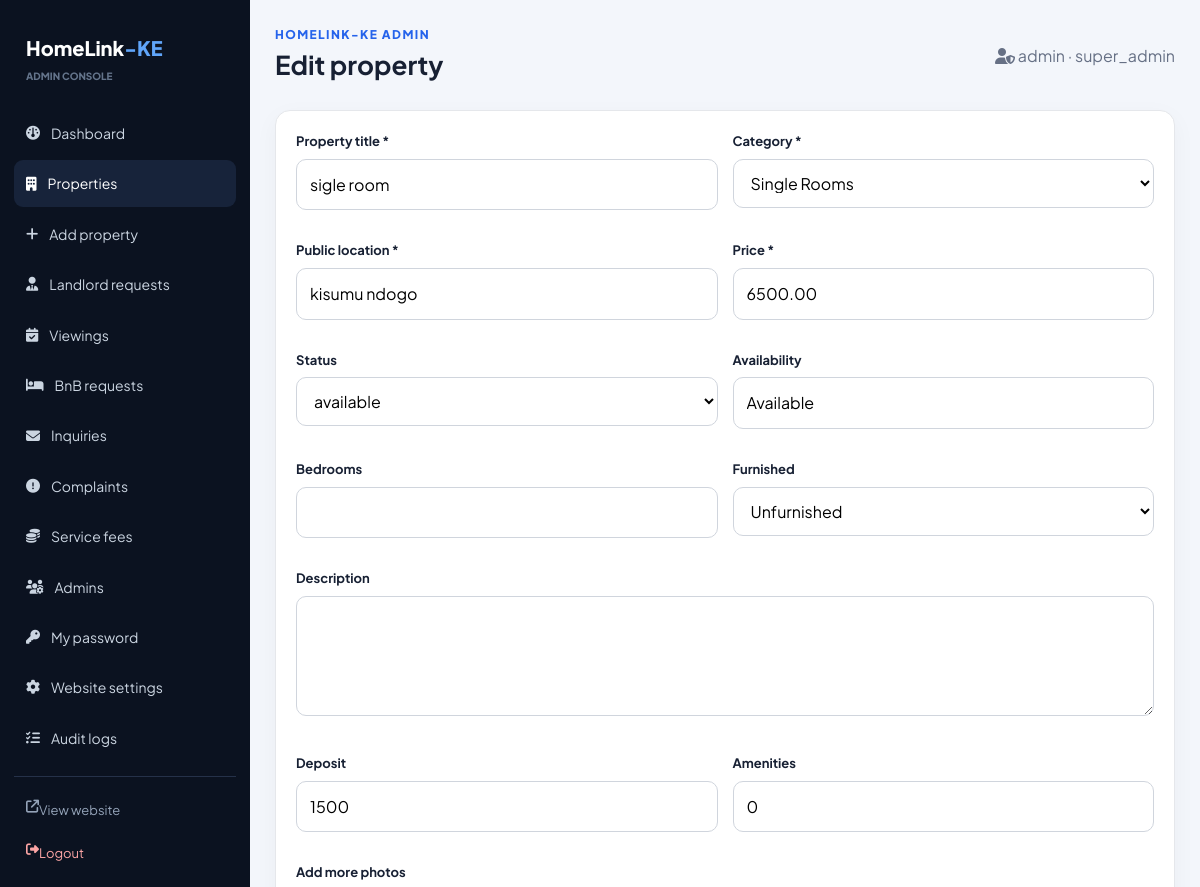
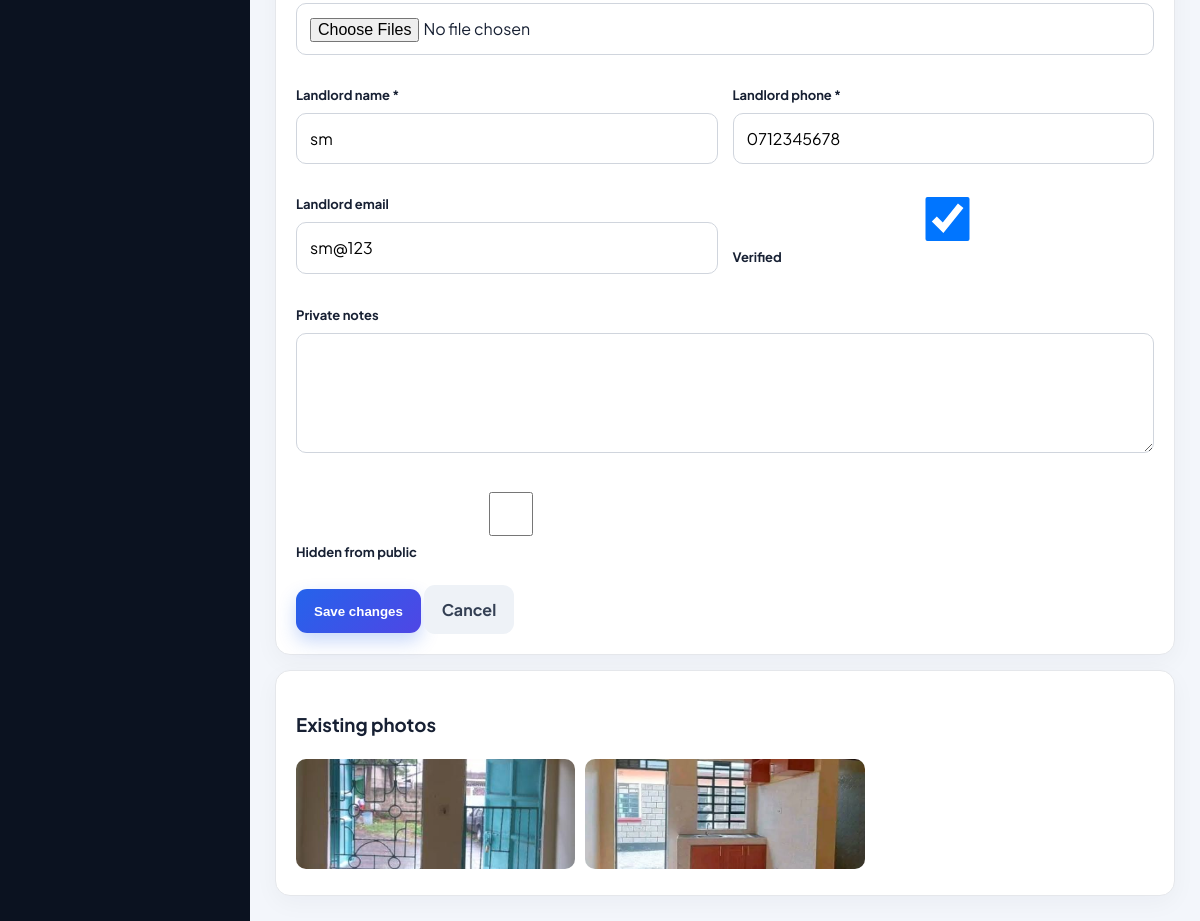
Screenshot of /HomeLink-KE/admin/edit-property.php?id=11 (signed in) with the database file from the repository (2 pictures, top to bottom).
### tables this page shows
CREATE TABLE `properties` (
  `id` int(11) NOT NULL,
  `title` varchar(255) NOT NULL,
  `location` varchar(255) NOT NULL,
  `price` decimal(10,2) NOT NULL,
  `status` enum('available','rented','sold') DEFAULT 'available',
  `description` text DEFAULT NULL,
  `image_url` varchar(255) DEFAULT NULL,
  `created_at` timestamp NOT NULL DEFAULT current_timestamp(),
  `deposit_info` varchar(255) DEFAULT NULL,
  `bedrooms` int(11) DEFAULT NULL,
  `furnished_status` enum('Furnished','Unfurnished','Semi-Furnished') DEFAULT 'Unfurnished',
  `amenities` text DEFAULT NULL,
  `category` varchar(100) DEFAULT NULL,
  `is_verified` tinyint(1) DEFAULT 0,
  `is_hidden` tinyint(1) DEFAULT 0,
  `landlord_name` varchar(255) DEFAULT NULL,
  `landlord_phone` varchar(50) DEFAULT NULL,
  `landlord_email` varchar(255) DEFAULT NULL,
  `landlord_notes` text DEFAULT NULL,
  `video_path` varchar(255) DEFAULT NULL,
  `availability` varchar(50) NOT NULL DEFAULT 'Available',
  `updated_at` timestamp NOT NULL DEFAULT current_timestamp() ON UPDATE current_timestamp()
);

CREATE TABLE `property_photos` (
  `id` int(11) NOT NULL,
  `property_id` int(11) NOT NULL,
  `photo_path` varchar(255) NOT NULL
);

### HomeLink-KE/includes/functions.php (called while the page is built, shortened)
<?php
require_once __DIR__ . '/auth.php';
function e(?string $value): string {
    return htmlspecialchars((string)$value, ENT_QUOTES, 'UTF-8');
}
function assetUrl(string $path): string {
    $path = trim(str_replace('\\', '/', $path));
    $path = preg_replace('~^\.\./+~', '', $path);
    $path = ltrim($path, '/');
    return appBaseUrl() . '/' . $path;
}
function getProperty(mysqli $conn, int $id): ?array {
    $stmt = $conn->prepare('SELECT * FROM properties WHERE id=? LIMIT 1');
    $stmt->bind_param('i', $id);
    $stmt->execute();
    $r = $stmt->get_result()->fetch_assoc();
    return $r ?: null;
}
function getPropertyPhotos(mysqli $conn, int $id): array {
    $a = [];
    $stmt = $conn->prepare('SELECT * FROM property_photos WHERE property_id=? ORDER BY id');
    $stmt->bind_param('i', $id);
    $stmt->execute();
    $res = $stmt->get_result();
    while ($r = $res->fetch_assoc()) {
        $a[] = $r;
    }
    return $a;
}

### HomeLink-KE/includes/auth.php (called while the page is built, shortened)
<?php
function appBaseUrl(): string {
    return '/HomeLink-KE';
}

### HomeLink-KE/admin/edit-property.php (the view, shortened to what this page needs)
<?php
require_once __DIR__ . '/../includes/admin.php';
$id = (int)($_GET['id'] ?? $_POST['id'] ?? 0);
$p = getProperty($conn, $id);
$photos = getPropertyPhotos($conn, $id);
?>
<form class="admin-card" method="post" enctype="multipart/form-data">
    <div class="form-grid">
        <div class="field">
            <label>Property title *</label>
            <input name="title" value="<?= e($p['title']) ?>" required>
        </div>
        <div class="field">
            <label>Category *</label>
            <select name="category">
                <?php foreach (['Single Rooms', 'Bedsitters', '1 Bedroom', '2 Bedroom', 'Commercial', 'BNB', 'Other'] as $c): ?>
                    <option <?= ($p['category'] === $c ? 'selected' : '') ?>><?= e($c) ?></option>
                <?php endforeach; ?>
            </select>
        </div>
        <div class="field">
            <label>Public location *</label>
            <input name="location" value="<?= e($p['location']) ?>" required>
        </div>
        <div class="field">
            <label>Price *</label>
            <input type="number" step="0.01" name="price" value="<?= e((string)$p['price']) ?>" required>
        </div>
        <div class="field">
            <label>Status</label>
            <select name="status">
                <?php foreach (['available', 'reserved', 'rented', 'sold'] as $s): ?>
                    <option <?= ($p['status'] === $s ? 'selected' : '') ?>><?= $s ?></option>
                <?php endforeach; ?>
            </select>
        </div>
        <div class="field">
            <label>Availability</label>
            <input name="availability" value="<?= e($p['availability']) ?>">
        </div>
        <div class="field">
            <label>Bedrooms</label>
            <input type="number" min="0" name="bedrooms" value="<?= e((string)$p['bedrooms']) ?>">
        </div>
        <div class="field">
            <label>Furnished</label>
            <select name="furnished_status">
                <?php foreach (['Unfurnished', 'Furnished', 'Semi-Furnished'] as $f): ?>
                    <option <?= ($p['furnished_status'] === $f ? 'selected' : '') ?>><?= $f ?></option>
                <?php endforeach; ?>
            </select>
        </div>
        <div class="field full">
            <label>Description</label>
            <textarea name="description"><?= e($p['description']) ?></textarea>
        </div>
        <div class="field">
            <label>Deposit</label>
            <input name="deposit_info" value="<?= e($p['deposit_info']) ?>">
        </div>
        <div class="field">
            <label>Amenities</label>
            <input name="amenities" value="<?= e($p['amenities']) ?>">
        </div>
        <div class="field full">
            <label>Add more photos</label>
            <input type="file" name="photos[]" accept="image/jpeg,image/png,image/webp" multiple>
        </div>
        <div class="field">
            <label>Landlord name *</label>
            <input name="landlord_name" value="<?= e($p['landlord_name']) ?>" required>
        </div>
        <div class="field">
            <label>Landlord phone *</label>
            <input name="landlord_phone" value="<?= e($p['landlord_phone']) ?>" required>
        </div>
        <div class="field">
            <label>Landlord email</label>
            <input type="email" name="landlord_email" value="<?= e($p['landlord_email']) ?>">
        </div>
        <div class="field">
            <label>
                <input type="checkbox" name="is_verified" <?= $p['is_verified'] ? 'checked' : '' ?>> Verified
            </label>
        </div>
        <div class="field full">
            <label>Private notes</label>
            <textarea name="landlord_notes"><?= e($p['landlord_notes']) ?></textarea>
        </div>
        <div class="field">
            <label>
                <input type="checkbox" name="is_hidden" <?= $p['is_hidden'] ? 'checked' : '' ?>> Hidden from public
            </label>
        </div>
    </div>
    <button class="btn btn-primary">Save changes</button>
    <a class="btn btn-muted" href="<?= appBaseUrl() ?>/admin/properties.php">Cancel</a>
</form>
<?php if ($photos): ?>
    <div class="admin-card" style="margin-top:15px">
        <h3>Existing photos</h3>
        <div class="file-list">
            <?php foreach ($photos as $ph): ?>
                <div>
                    <img src="<?= e(assetUrl($ph['photo_path'])) ?>" style="width:100%;height:110px;object-fit:cover;border-radius:10px">
                </div>
            <?php endforeach; ?>
        </div>
    </div>
<?php endif; ?>

### HomeLink-KE/assets/folder/style.css (style rules this page uses)
:root { --primary: #2563eb; --primary-dark: #1d4ed8; --secondary: #0f172a; --accent: #10b981; --bg: #f6f8fc; --card: #ffffff; --text: #172033; --muted: #667085; --border: #e5e7eb; --danger: #dc2626; --warning: #b45309; --shadow: 0 16px 40px rgba(15, 23, 42, 0.08); --shadow-3d: 0 20px 35px -10px rgba(15, 23, 42, 0.15), 0 10px 15px -5px rgba(0, 0, 0, 0.04); --radius: 18px; --transition: all 0.3s cubic-bezier(0.16, 1, 0.3, 1); --touch-target: 44px; }
* { box-sizing: border-box; -webkit-tap-highlight-color: transparent; }
html { scroll-behavior: smooth; }
body { margin: 0; background: var(--bg); color: var(--text); font-family: 'Plus Jakarta Sans', Arial, sans-serif; line-height: 1.6; overflow-x: hidden; }
a { color: inherit; }
.nav-cta, .btn-primary { background: linear-gradient(135deg, var(--primary), #4f46e5) !important; color: #ffffff !important; padding: 11px 17px; border-radius: 11px; box-shadow: 0 8px 18px rgba(37, 99, 235, 0.25); transition: var(--transition); min-height: var(--touch-target); }
.btn { display: inline-flex; align-items: center; justify-content: center; gap: 8px; border: 0; border-radius: 11px; padding: 12px 18px; text-decoration: none; font-weight: 700; cursor: pointer; transition: var(--transition); perspective: 500px; min-height: var(--touch-target); }
.btn-muted { background: #eef2f7; color: #344054; }
.form-grid { display: grid; grid-template-columns: repeat(2, minmax(0, 1fr)); gap: 15px; }
.field { margin-bottom: 15px; }
.field label { display: block; font-size: 13px; font-weight: 700; margin-bottom: 7px; }
.field input, .field select, .field textarea, .search-box input { width: 100%; border: 1px solid #d0d5dd; border-radius: 10px; padding: 12px 13px; font: inherit; font-size: 16px; background: #ffffff; transition: var(--transition); min-height: var(--touch-target); }
.field textarea { min-height: 120px; resize: vertical; }
.full { grid-column: 1 / -1; }
.admin-body { background: #f3f6fb; }
.admin-card { background: #ffffff; border: 1px solid var(--border); border-radius: 15px; padding: 20px; box-shadow: 0 7px 25px rgba(15, 23, 42, 0.04); }
.file-list { display: grid; grid-template-columns: repeat(3, 1fr); gap: 10px; }

### rows the page displays
properties: title "sigle room", location "kisumu ndogo", price "6500.00", status "available", availability "Available", furnished_status "Unfurnished", deposit_info "1500", amenities "0", landlord_name "sm", landlord_phone "0712345678", landlord_email "sm@123", is_verified "☑"
property_photos: photo_path (picture)
property_photos: photo_path (picture)

### other values shown
$it[3] "Dashboard"
$it[3] "Properties"
$it[3] "Add property"
$it[3] "Landlord requests"
$it[3] "Viewings"
$it[3] "BnB requests"
$it[3] "Inquiries"
$it[3] "Complaints"
$it[3] "Service fees"
$it[3] "Admins"
$it[3] "My password"
$it[3] "Website settings"
$it[3] "Audit logs"
$title "Edit property"
$adminName "admin"
